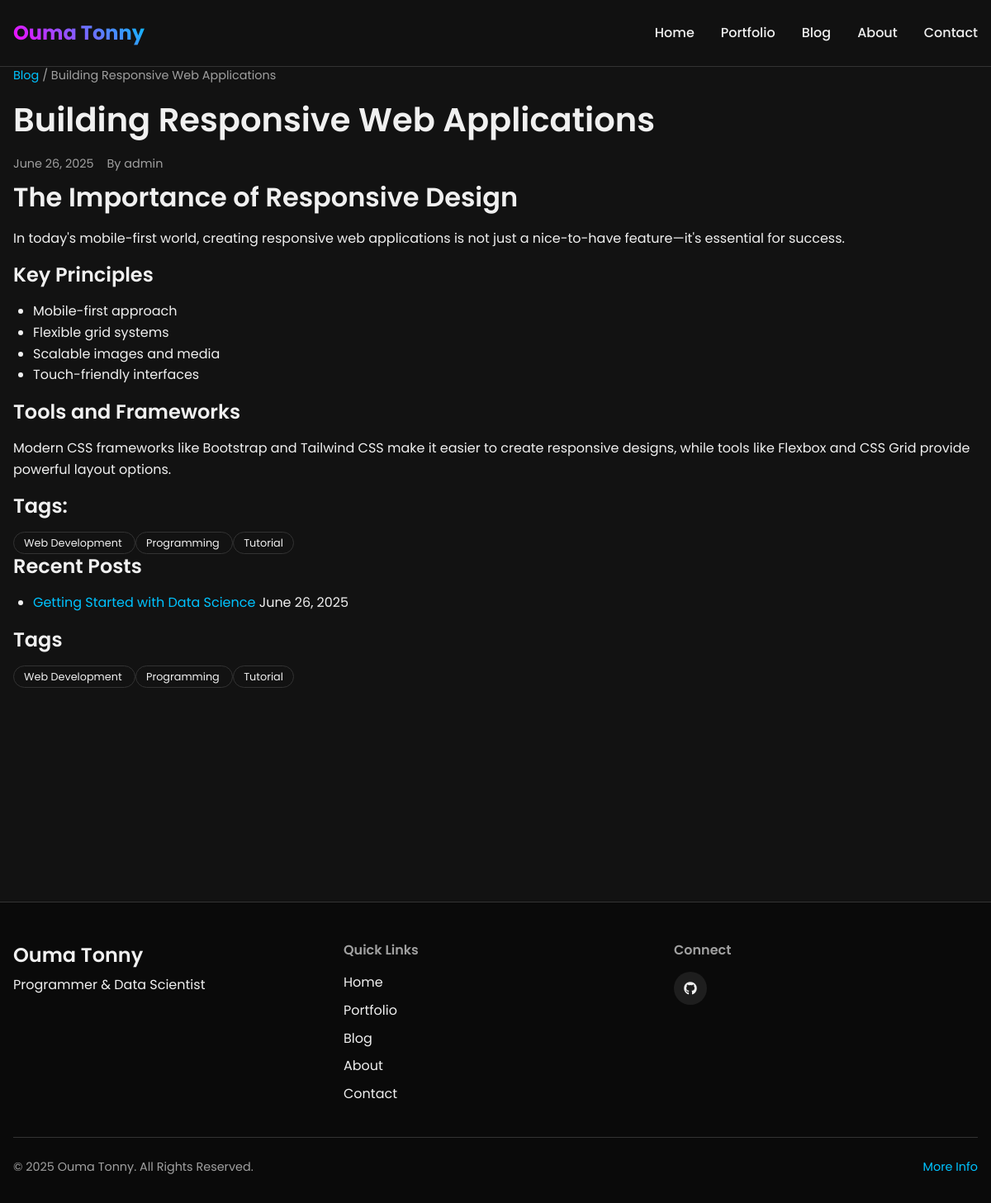
/blog/post.php?slug=building-responsive-web-applications, run on the app's committed database.
### tables this page shows
CREATE TABLE IF NOT EXISTS blog_posts (
    id INT AUTO_INCREMENT PRIMARY KEY,
    title VARCHAR(100) NOT NULL,
    slug VARCHAR(100) NOT NULL UNIQUE,
    excerpt TEXT,
    content LONGTEXT,
    featured_image VARCHAR(255),
    author_id INT,
    status ENUM('draft', 'published') DEFAULT 'published',
    published_at TIMESTAMP DEFAULT CURRENT_TIMESTAMP,
    created_at TIMESTAMP DEFAULT CURRENT_TIMESTAMP,
    updated_at TIMESTAMP DEFAULT CURRENT_TIMESTAMP ON UPDATE CURRENT_TIMESTAMP,
    
    FOREIGN KEY (author_id) REFERENCES users(id) ON DELETE SET NULL,
    INDEX idx_slug (slug),
    INDEX idx_status (status),
    INDEX idx_published (published_at),
    INDEX idx_author (author_id)
);

CREATE TABLE IF NOT EXISTS users (
    id INT AUTO_INCREMENT PRIMARY KEY,
    username VARCHAR(50) NOT NULL UNIQUE,
    password_hash VARCHAR(255) NOT NULL,
    email VARCHAR(100) NOT NULL UNIQUE,
    full_name VARCHAR(100),
    last_login DATETIME,
    created_at TIMESTAMP DEFAULT CURRENT_TIMESTAMP,
    updated_at TIMESTAMP DEFAULT CURRENT_TIMESTAMP ON UPDATE CURRENT_TIMESTAMP
);

CREATE TABLE IF NOT EXISTS blog_tags (
    id INT AUTO_INCREMENT PRIMARY KEY,
    name VARCHAR(50) NOT NULL UNIQUE,
    slug VARCHAR(50) NOT NULL UNIQUE,
    created_at TIMESTAMP DEFAULT CURRENT_TIMESTAMP,
    
    INDEX idx_slug (slug)
);

### includes/functions.php (called while the page is built, shortened)
<?php
require_once 'db.php';
function clean($data) {
    $data = trim($data);
    $data = stripslashes($data);
    $data = htmlspecialchars($data, ENT_QUOTES, 'UTF-8');
    return $data;
}
function formatDate($date, $format = 'F j, Y') {
    return date($format, strtotime($date));
}
function getBlogPosts($limit = null) {
    try {
        $db = Database::getInstance();
        $sql = "SELECT p.*, u.username as author_name
                FROM blog_posts p
                LEFT JOIN users u ON p.author_id = u.id
                WHERE p.status = 'published'
                ORDER BY p.published_at DESC";
        $params = [];
        if ($limit) {
            $sql .= " LIMIT " . intval($limit);
        }
        return $db->fetchAll($sql, $params);
    } catch (Exception $e) {
        error_log("Error fetching blog posts: " . $e->getMessage());
        return [];
    }
}
function getBlogPost($identifier) {
    try {
        $db = Database::getInstance();
        if (is_numeric($identifier)) {
            $sql = "SELECT p.*, u.username as author_name
                    FROM blog_posts p
                    LEFT JOIN users u ON p.author_id = u.id
                    WHERE p.id = ? AND p.status = 'published'";
            $params = [$identifier];
        } else {
            $sql = "SELECT p.*, u.username as author_name
                    FROM blog_posts p
                    LEFT JOIN users u ON p.author_id = u.id
                    WHERE p.slug = ? AND p.status = 'published'";
            $params = [$identifier];
        }
        return $db->fetch($sql, $params);
    } catch (Exception $e) {
        error_log("Error fetching blog post: " . $e->getMessage());
        return null;
    }
}
function getPostTags($postId) {
    try {
        $db = Database::getInstance();
        $sql = "SELECT t.*
                FROM blog_tags t
                JOIN blog_post_tags pt ON t.id = pt.tag_id
                WHERE pt.post_id = ?";
        $params = [$postId];
        return $db->fetchAll($sql, $params);
    } catch (Exception $e) {
        error_log("Error fetching post tags: " . $e->getMessage());
        return [];
    }
}
?>

### includes/db.php (called while the page is built, shortened)
<?php
class Database {
    private $conn;
    private static $instance = null;
    private function __construct() {
        try {
            $this->conn = new PDO(
                "mysql:host=" . DB_HOST . ";dbname=" . DB_NAME,
                DB_USER,
                DB_PASS,
                array(PDO::MYSQL_ATTR_INIT_COMMAND => "SET NAMES 'utf8'")
            );
            $this->conn->setAttribute(PDO::ATTR_ERRMODE, PDO::ERRMODE_EXCEPTION);
            $this->conn->setAttribute(PDO::ATTR_DEFAULT_FETCH_MODE, PDO::FETCH_ASSOC);
        } catch(PDOException $e) {
            echo "Connection Error: " . $e->getMessage();
            exit;
        }
    }
    public static function getInstance() {
        if (self::$instance == null) {
            self::$instance = new Database();
        }
        return self::$instance;
    }
    public function query($sql, $params = []) {
        try {
            $stmt = $this->conn->prepare($sql);
            if (!empty($params)) {
                foreach ($params as $key => $value) {
                    if (is_string($key)) {
                        $stmt->bindValue($key, $value);
                    } else {
                        $stmt->bindValue($key + 1, $value);
                    }
                }
            }
            $stmt->execute();
            return $stmt;
        } catch(PDOException $e) {
            echo "Query Error: " . $e->getMessage();
            return false;
        }
    }
    public function fetchAll($sql, $params = []) {
        $stmt = $this->query($sql, $params);
        return $stmt ? $stmt->fetchAll() : false;
    }
    public function fetch($sql, $params = []) {
        $stmt = $this->query($sql, $params);
        return $stmt ? $stmt->fetch() : false;
    }
}

### blog/post.php (the view, shortened to what this page needs)
<?php
require_once '../includes/functions.php';
$slug = isset($_GET['slug']) ? clean($_GET['slug']) : '';
$post = getBlogPost($slug);
$tags = getPostTags($post['id']);
include '../includes/header.php';
?>
<section class="post-header">
    <div class="container">
        <div class="breadcrumbs">
            <a href="/oumatonny/blog">Blog</a> / <span><?php echo $post['title']; ?></span>
        </div>
        <h1><?php echo $post['title']; ?></h1>
        <div class="post-meta">
            <span class="post-date"><?php echo formatDate($post['published_at']); ?></span>
            <span class="post-author">By <?php echo $post['author_name']; ?></span>
        </div>
    </div>
</section>
<section class="post-content">
    <div class="container">
        <div class="post-layout">
            <div class="post-main">
                <div class="post-body">
                    <?php echo $post['content']; ?>
                </div>
                <?php if ($tags): ?>
                    <div class="post-tags">
                        <h3>Tags:</h3>
                        <div class="tags-list">
                            <?php foreach ($tags as $tag): ?>
                                <a href="/oumatonny/blog/index.php?tag=<?php echo $tag['slug']; ?>" class="tag">
                                    <?php echo $tag['name']; ?>
                                </a>
                            <?php endforeach; ?>
                        </div>
                    </div>
                <?php endif; ?>
            </div>
            <div class="post-sidebar">
                <div class="sidebar-widget">
                    <h3>Recent Posts</h3>
                    <?php
                    $recentPosts = getBlogPosts(5);
                    if ($recentPosts):
                    ?>
                        <ul class="recent-posts">
                            <?php foreach ($recentPosts as $recentPost): ?>
                                <?php if ($recentPost['id'] != $post['id']): ?>
                                    <li>
                                        <a href="/oumatonny/blog/post.php?slug=<?php echo $recentPost['slug']; ?>">
                                            <?php echo $recentPost['title']; ?>
                                        </a>
                                        <span class="post-date"><?php echo formatDate($recentPost['published_at']); ?></span>
                                    </li>
                                <?php endif; ?>
                            <?php endforeach; ?>
                        </ul>
                    <?php endif; ?>
                </div>
                <?php if ($tags): ?>
                    <div class="sidebar-widget">
                        <h3>Tags</h3>
                        <div class="tag-cloud">
                            <?php foreach ($tags as $tag): ?>
                                <a href="/oumatonny/blog/index.php?tag=<?php echo $tag['slug']; ?>" class="tag">
                                    <?php echo $tag['name']; ?>
                                </a>
                            <?php endforeach; ?>
                        </div>
                    </div>
                <?php endif; ?>
            </div>
        </div>
    </div>
</section>
<?php include '../includes/footer.php'; ?>

### assets/css/style.css (style rules this page uses)
:root { --primary-color: #ff00ff; --primary-hover: #e100e1; --secondary-color: #00c3ff; --secondary-hover: #00a8e0; --text-color: #f0f0f0; --text-muted: #a0a0a0; --bg-color: #121212; --bg-card: #1e1e1e; --bg-card-hover: #2a2a2a; --border-color: #333333; --success-color: #4caf50; --error-color: #f44336; --warning-color: #ff9800; --info-color: #2196f3; --font-family: "Poppins", sans-serif; --transition-speed: 0.3s; --box-shadow: 0 4px 6px rgba(0, 0, 0, 0.1); --border-radius: 8px; --container-width: 1200px; }
* { margin: 0; padding: 0; box-sizing: border-box; }
html { scroll-behavior: smooth; }
body { font-family: var(--font-family); font-size: 16px; line-height: 1.6; color: var(--text-color); background-color: var(--bg-color); overflow-x: hidden; }
a { color: var(--secondary-color); text-decoration: none; transition: color var(--transition-speed) ease; }
h1, h2, h3, h4, h5, h6 { font-weight: 600; line-height: 1.3; margin-bottom: 1rem; }
h1 { font-size: 2.5rem; }
h2 { font-size: 2rem; }
h3 { font-size: 1.5rem; }
p { margin-bottom: 1rem; }
ul, ol { margin-bottom: 1rem; padding-left: 1.5rem; }
.container { width: 100%; max-width: var(--container-width); margin: 0 auto; padding: 0 1rem; }
.tag { background-color: var(--bg-color); color: var(--text-color); padding: 0.25rem 0.75rem; border-radius: 20px; font-size: 0.8rem; border: 1px solid var(--border-color); }
.post-meta { display: flex; gap: 1rem; margin-bottom: 0.5rem; font-size: 0.9rem; color: var(--text-muted); }

### assets/css/dark-theme.css (style rules this page uses)
.dark-theme { --primary-color: #ff00ff; --primary-hover: #e100e1; --secondary-color: #00c3ff; --secondary-hover: #00a8e0; --text-color: #f0f0f0; --text-muted: #a0a0a0; --bg-color: #121212; --bg-card: #1e1e1e; --bg-card-hover: #2a2a2a; --border-color: #333333; --success-color: #4caf50; --error-color: #f44336; --warning-color: #ff9800; --info-color: #2196f3; }
.breadcrumbs { margin-bottom: 1rem; font-size: 0.9rem; color: var(--text-muted); }
.breadcrumbs a { color: var(--secondary-color); }

### data on the page
blog_posts: title "Building Responsive Web Applications", published_at "June 26, 2025", author.username "admin", content "The Importance of Responsive Design In today's mobile-first world, creating responsive web applications is not just a nice-to-have feature—it's essential for success. Key Principles Mobile-first approach Flexible grid systems Scalable images and media Touch-friendly interfaces Tools and Frameworks Modern CSS frameworks like Bootstrap and Tailwind CSS make it easier to create responsive designs, while tools like Flexbox and CSS Grid provide powerful layout options."
blog_tags: name "Web Development"
blog_tags: name "Programming"
blog_tags: name "Tutorial"
blog_posts: title "Getting Started with Data Science", published_at "June 26, 2025"
